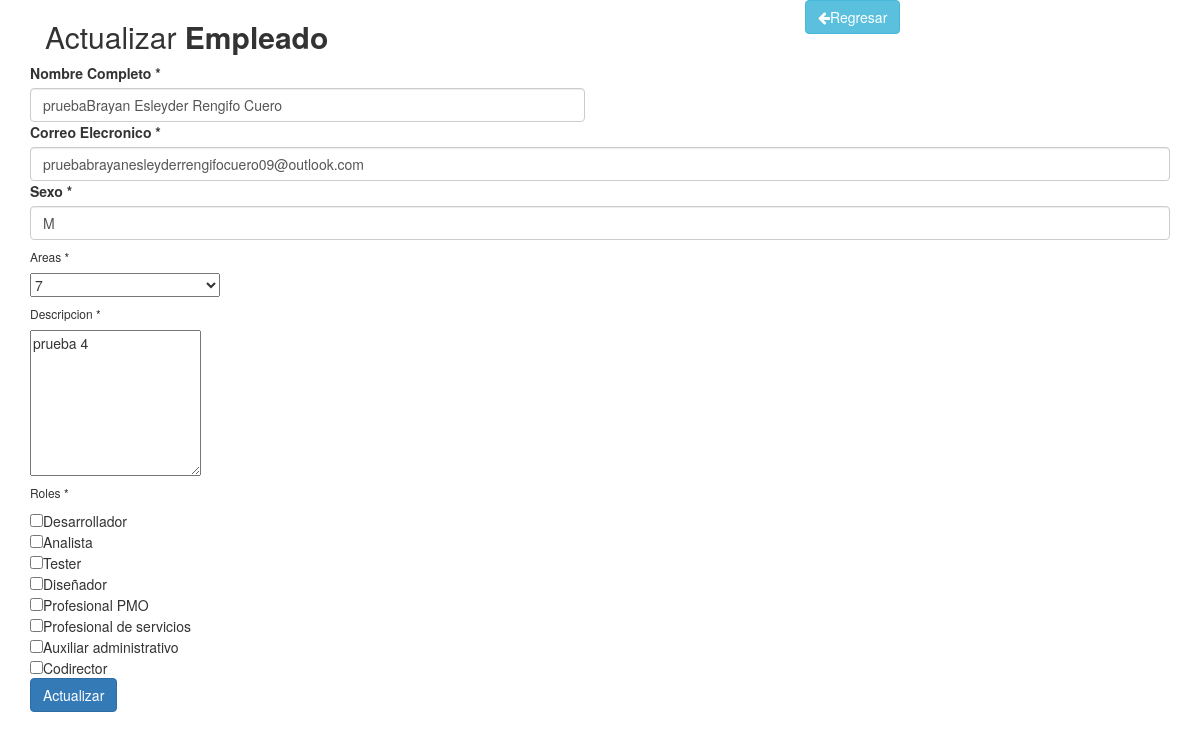
The page /update.php?id=65 on the database its author committed.
### tables this page shows
CREATE TABLE `empleado` (
  `id` int(11) NOT NULL,
  `nombre_empleado` varchar(255) NOT NULL,
  `email` varchar(255) NOT NULL,
  `sexo` char(1) NOT NULL,
  `area_id` int(11) NOT NULL,
  `descripcion` text NOT NULL
);

CREATE TABLE `roles` (
  `id` int(11) NOT NULL,
  `nombre` varchar(255) NOT NULL
);

### data.php (called while the page is built, shortened)
<?php
require 'Empleado.php';
class Data{
      private $host;
      private $user;
      private $pass;
      private $base;
	  private $port;
public function __construct()
{
	$this->host ="localhost";
	$this->user ="root";
	$this->pass="";
	$this->base="prueba_tecnica_dev";
	$this->port=3306;
}
public function connect(){
$this->con = new mysqli($this->host,$this->user,$this->pass,$this->base,$this->port);
if($this->con->connect_error){
die("No se logro la conexion : ".$this->con->connect_error);
}else{
	return $this->con;
}
}
public function find($id):Empleado
{
	$e=new Empleado();
    $id=$this->connect()->real_escape_string($id);
	$sql = "Select * from empleado where id=$id;";
	$res = $this->connect()->query($sql);
	if ($res->num_rows > 0){
       $datos = $res->fetch_object();
       $e->setId($datos->id);
	   $e->setNombre_empleado($datos->nombre_empleado);
	   $e->setEmail($datos->email);
	   $e->setSexo($datos->sexo);
       $e->setArea_id($datos->area_id);
	   $e->setDescripcion($datos->descripcion);
	}
	return $e;
}
}
?>

### Empleado.php (called while the page is built, shortened)
<?php
class Empleado{
private $nombre_empleado;
private $email;
private $sexo;
private $area_id;
private $descripcion;
public function __construct(){
 $this->nombre_empleado="";
 $this->email="";
 $this->sexo="";
 $this->area_id=0;
 $this->descripcion="";
}
public function setNombre_empleado($nombre_empleado){
	$this->nombre_empleado=$nombre_empleado;
}
public function getNombre_empleado(){
	return $this->nombre_empleado;
}
public function setEmail($email){
	$this->email=$email;
}
public function getEmail(){
	return $this->email;
}
public function setSexo($sexo){
   $this->sexo=$sexo;
}
public function getSexo(){
	return $this->sexo;
}
public function setArea_id($area_id){
	$this->area_id=$area_id;
}
public function getArea_id(){
	return $this->area_id;
}
public function setDescripcion($descripcion){
	$this->descripcion=$descripcion;
}
public function getDescripcion(){
     return $this->descripcion;
}
}
?>

### update.php (the view, shortened to what this page needs)
<?php
if(isset($_POST['actualizar'])){
require 'data.php';
$empleado =new Empleado();
$empleado->setId($_POST['id']);
$empleado->setNombre_empleado($_POST['nombre_empleado']);
$empleado->setEmail($_POST['email']);
$empleado->setSexo($_POST['sexo']);
$empleado->setArea_id($_POST['area_id']);
$empleado->setDescripcion($_POST['descripcion']);
print_r($_POST);
$db = new Data();
$respuesta = $db->update($empleado);
if($respuesta){
$mensaje="Empleado Actualizado correctamente";
$class="alert alert-success";
}else{
$mensaje="Empleado no existe";
$class="alert alert-danger";
}
}elseif(isset($_GET['id'])){
require 'data.php';
$empleado = new Data();
$empleado = $empleado->find($_GET['id']);
}
?>
<?php
  $mysqli = new mysqli("localhost", "root", "", "prueba_tecnica_dev");
?>
<html>
	 <head>
          <link rel="stylesheet" href="https://maxcdn.bootstrapcdn.com/font-awesome/4.7.0/css/font-awesome.min.css">
          <link rel="stylesheet" href="https://maxcdn.bootstrapcdn.com/bootstrap/3.3.7/css/bootstrap.min.css">
     </head>
	 <body>
		  <div class="container">
		    <div class="table-wrapper">
			   <div class="table-title">
				  <div class="col-sm-8"><h2>Actualizar <strong>Empleado</strong></h2></div>
				     <div class="col-sm-4">
				         <a href="index.php" class="btn btn-info add-new"><i class="fa fa-arrow-left"></i>Regresar</a>
				    </div>
				</div>
			</div>
			<div class="row">
				<form action="" method="POST">
					<div class="col-md-6">
						<label for="name">Nombre Completo * </label>
						<input type="text" name="nombre_empleado" id="nombre_empleado" class="form-control" required value="<?php echo $empleado->getNombre_empleado(); ?>" />
					</div>
				    <div class="col-md-12">
						<label for="name">Correo Elecronico * </label>
						<input type="email" name="email" id="email" class="form-control" required value="<?php echo $empleado->getEmail(); ?>" />
					</div>
					<div class="col-md-12">
						<label for="name">Sexo * </label>
						<input type="text" name="sexo" id="sexo" class="form-control" required value="<?php echo $empleado->getSexo(); ?>" />
					</div>
					<div class="col-md-12">
					       <h6>Areas *</h6>
						<select name="area_id" id="area_id" >
                              <option value="area_id"  ><?php echo $empleado->getArea_id(); ?></option>
                    </select>
					</div>
					<div class="col-md-12">
						<h6>Descripcion *</h6>
						<textarea  id="descripcion" name="descripcion"  rows="7" cols="20"><?php echo $empleado->getDescripcion(); ?></textarea>
					</div>
				     <div class="col-md-12">
					     <h6>Roles *</h6>
						  <?php
                                 $query = $mysqli -> query ("SELECT * FROM roles");
                                   while($row = mysqli_fetch_array($query)){
                                     $c = array($row["id"]);
                                     $x = $row["nombre"];
                                     if (in_array($x,$c))
                                         {
                                             echo "<input name='checkbox[]' type='checkbox' value='$row[id]' checked='checked' />".$row["nombre"]."<br />";
                                         } else { echo "<input name='checkbox[]' type='checkbox' value='$row[id]' />".$row["nombre"]."<br />"; }
                                         }
                                ?>
					</div>
					 <div class="col-md-12">
						<button id="actualizar" name="actualizar" type="submit" class="btn btn-primary">Actualizar</button>
					</div>
				</form>
			</div>
		</div>
</body>
</html>

### rows shown on the page
empleado: nombre_empleado "pruebaBrayan Esleyder Rengifo Cuero", email "pruebabrayanesleyderrengifocuero09@outlook.com", sexo "M", area_id "7", descripcion "prueba 4"
roles: nombre "Desarrollador"
roles: nombre "Analista"
roles: nombre "Tester"
roles: nombre "Diseñador"
roles: nombre "Profesional PMO"
roles: nombre "Profesional de servicios"
roles: nombre "Auxiliar administrativo"
roles: nombre "Codirector"
